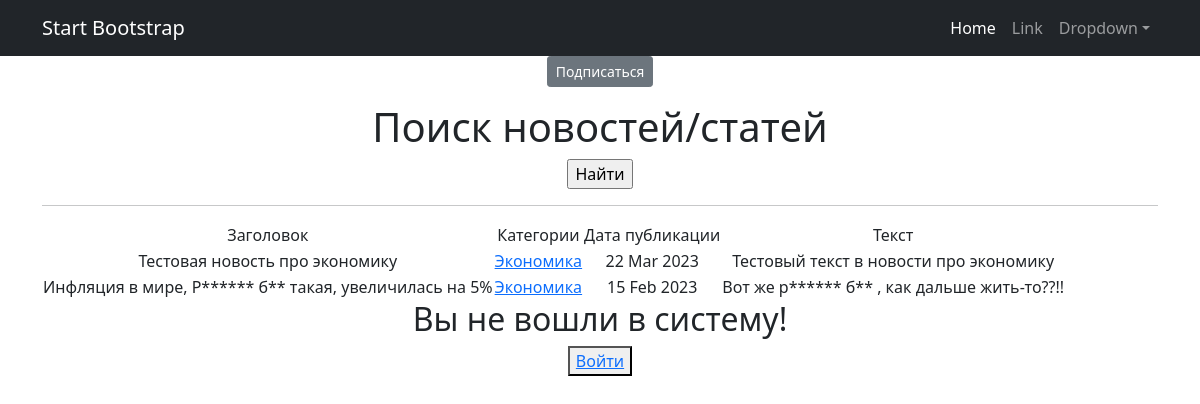
Page /news/categories/1 on the earlier database version.
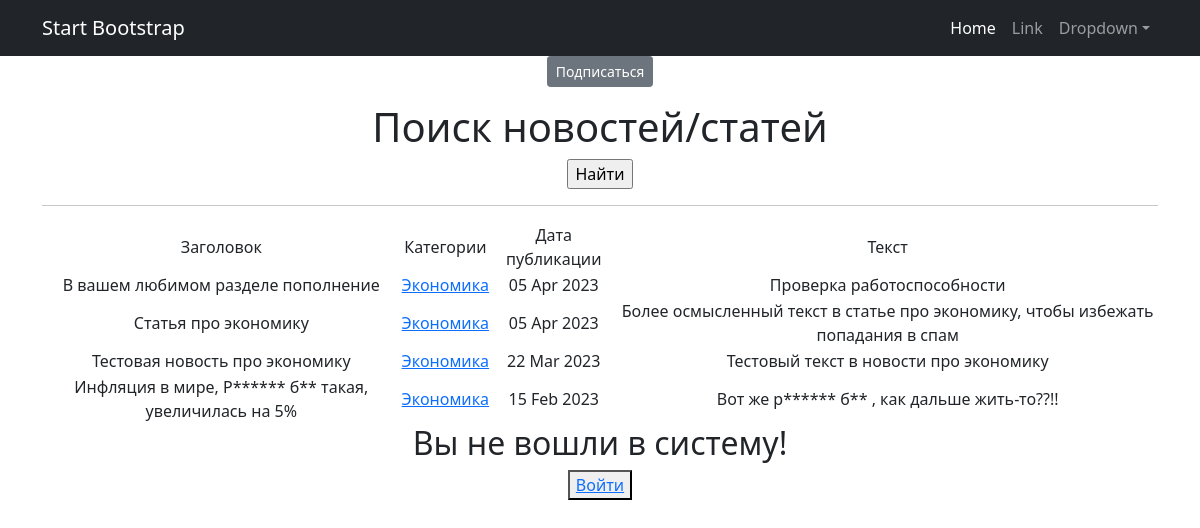
Same page on the later database version.
### news/models.py (models this page shows, shortened)
class Post(models.Model):
    TYPES = [
        ('P', 'Статья'),  # P for "post"
        ('N', 'Новость')   # N for "news"
    ]
    author = models.ForeignKey(Author, on_delete=models.CASCADE)
    post_type = models.CharField(max_length=1, choices=TYPES, default='P')
    creation_time = models.DateTimeField(auto_now_add=True)
    categories = models.ManyToManyField('Category', through='PostCategory')
    title = models.CharField(max_length=255, blank=False)
    text = models.TextField(blank=False)
    post_rating = models.FloatField(default=0.0)

class Category(models.Model):
    news_category = models.CharField(max_length=100, unique=True)
    subscribers = models.ManyToManyField(User, related_name='categories')
    def __str__(self):
        return self.news_category

### news/views.py (the view)
# urls.py: path('categories/<int:pk>', CategoryListView.as_view(), name='category_list'),
class CategoryListView(ListView):
    model = Post
    template_name = 'category_list.html'
    context_object_name = 'category_news_list'
    def get_queryset(self):
        self.category = get_object_or_404(Category, id=self.kwargs['pk'])
        queryset = Post.objects.filter(categories=self.category).order_by('-creation_time')
        return queryset
    def get_context_data(self, **kwargs):
        context = super().get_context_data(**kwargs)
        context['is_not_subscriber'] = self.request.user not in self.category.subscribers.all()
        context['category'] = self.category
        return context

### news/templatetags/custom_filters.py (called while the page is built)
@register.filter()
def censor(value):
    bad_words = ('редиска', 'бля')
    if not isinstance(value, str):
        raise TypeError(f"unresolved type '{type(value)}' expected  type 'str'")
    for word in value.split():
        if word.lower() in bad_words:
            value = value.replace(word, f"{word[0]}{'*' * (len(word) - 1)}")
    return value

### templates/category_list.html (shortened to what this page needs)
{% extends 'flatpages/default.html' %}
{% load custom_filters %}
{% block content %}
    {% if is_not_subscriber %}
        <p class="text-center"><a href="{% url 'subscribe' category.id %}" class="btn btn-secondary btn-sm">Подписаться</a></p>
    {% endif %}
    <h1>Поиск новостей/статей</h1>
    <form action="" method="get">
        <input type="submit" value="Найти" />
    </form>
    <hr>
    {% if category_news_list %}
        <table>
            <tr>
                <td>Заголовок</td>
                <td>Категории</td>
                <td>Дата публикации</td>
                <td>Текст</td>
            </tr>
            {% for news_detail in category_news_list %}
            <tr>
                <td>{{ news_detail.title|censor }}</td>
                <td>
                    {% for category in news_detail.categories.all %}
                        <a href="{% url 'category_list' category.id %}">{{ category }}</a>
                    {% endfor %}
                </td>
                <td>{{ news_detail.creation_time|date:'d M Y' }}</td>
                <td>{{ news_detail.text|truncatewords:20|censor }}</td>
            </tr>
            {% endfor %}
        </table>
    {% else %}
        <h2>Новостей нет!</h2>
    {% endif %}
{% if request.user.is_authenticated %}
    <h2>Страница авторизованного пользователя {{request.user.username}}</h2>
    <button> <a href="{% url 'account_logout' %}">Выйти</a> </button>
{% else %}
    <h2>Вы не вошли в систему!</h2>
    <button> <a href="{% url 'account_login' %}">Войти</a> </button>
{% endif %}
{% endblock content %}

### templates/flatpages/default.html (shortened to what this page needs)
<!DOCTYPE html>
<html lang="en">
    <head>
        {% load static %}
        <link href="{% static 'css/styles.css' %}" rel="stylesheet" />
    </head>
    <body>
        <nav class="navbar navbar-expand-lg navbar-dark bg-dark">
            <div class="container">
                <a class="navbar-brand" href="#">Start Bootstrap</a>
                <div class="collapse navbar-collapse" id="navbarSupportedContent">
                    <ul class="navbar-nav ms-auto mb-2 mb-lg-0">
                        <li class="nav-item"><a class="nav-link active" aria-current="page" href="#">Home</a></li>
                        <li class="nav-item"><a class="nav-link" href="#">Link</a></li>
                        <li class="nav-item dropdown">
                            <a class="nav-link dropdown-toggle" id="navbarDropdown" href="#" role="button" data-bs-toggle="dropdown" aria-expanded="false">Dropdown</a>
                        </li>
                    </ul>
                </div>
            </div>
        </nav>
        <div class="container">
           <div class="row">
               <div class="col-lg-12 text-center">
                   {% block content %}{% endblock content %}
               </div>
           </div>
        </div>
    </body>
</html>

Differences in the rows shown:
added Post: title|censor "В вашем любимом разделе пополнение", creation_time "05 Apr 2023", text|censor "Проверка работоспособности", Category (news_category "Экономика")
added Post: title|censor "Статья про экономику", creation_time "05 Apr 2023", text|censor "Более осмысленный текст в статье про экономику, чтобы избежать попадания в спам", Category (news_category "Экономика")
